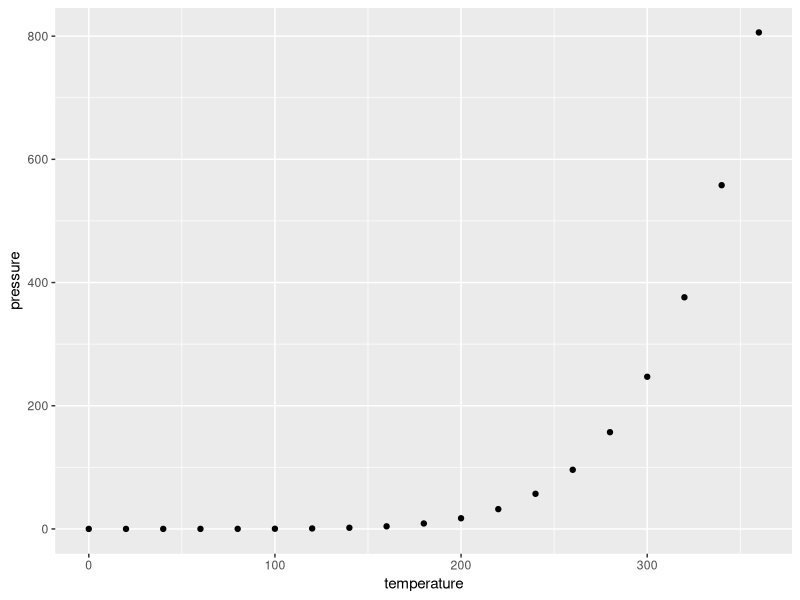
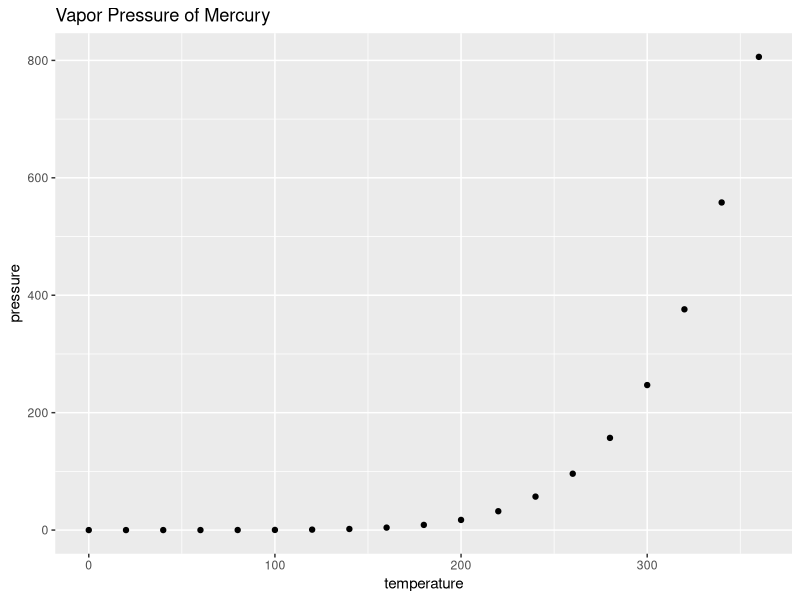
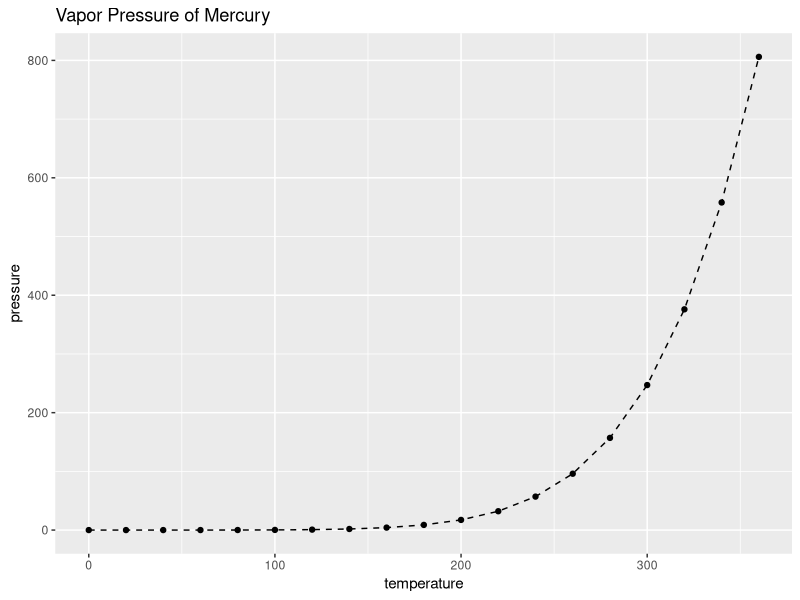
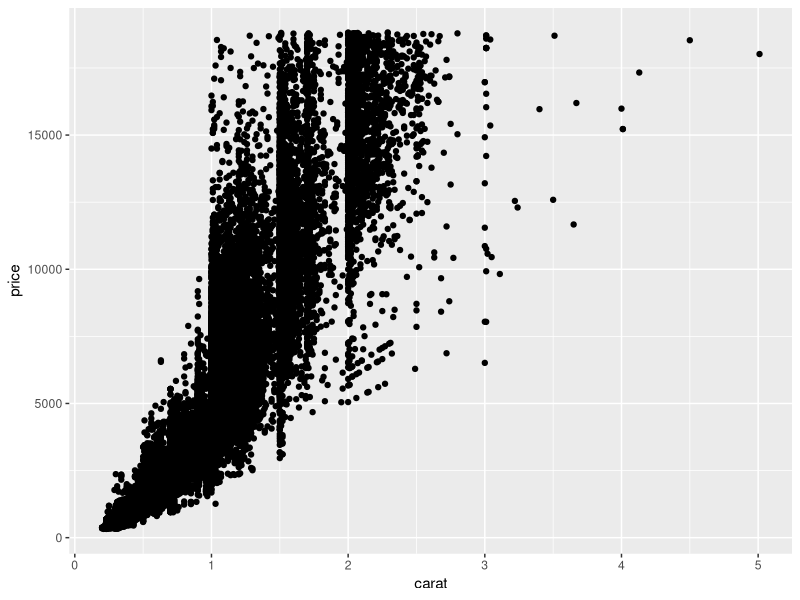
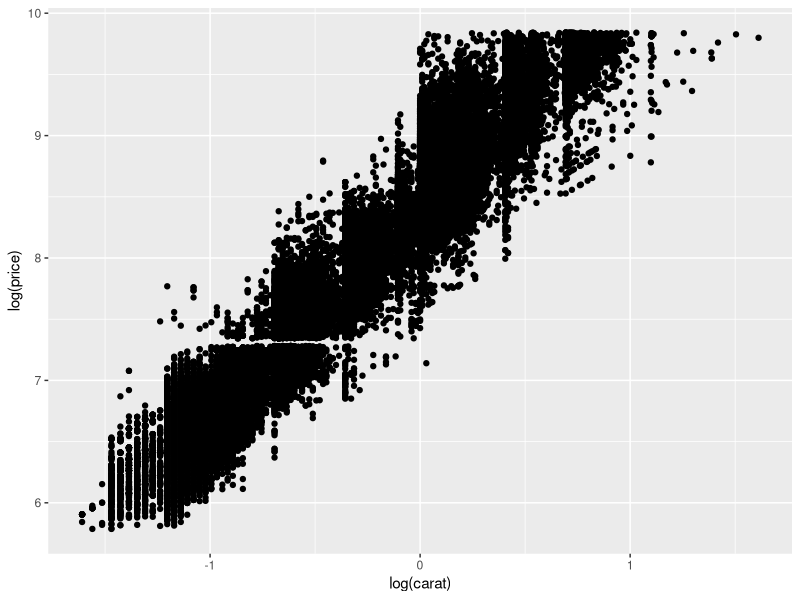
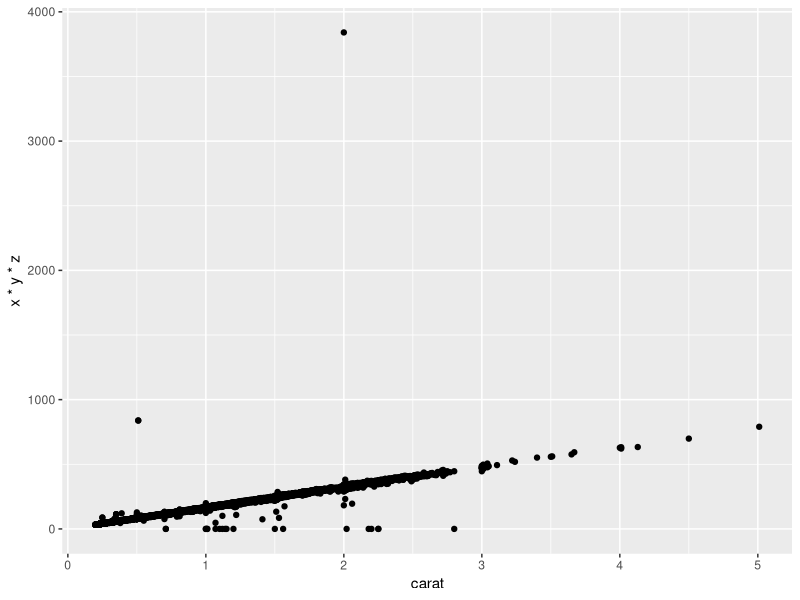
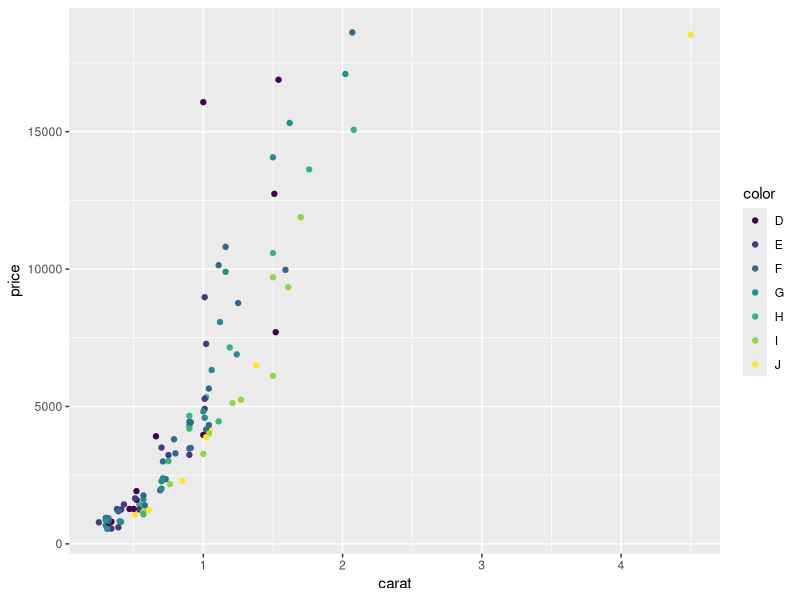
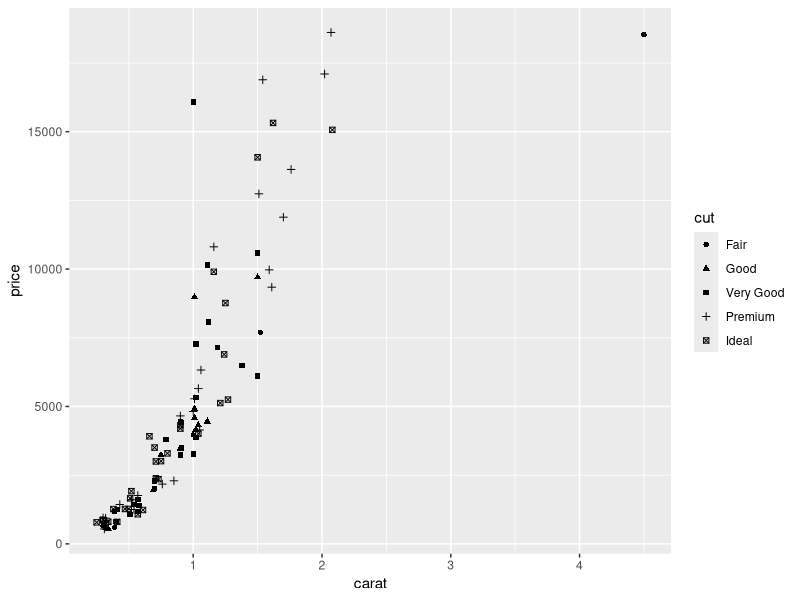

Write the R code that produced these figures, in order.
## ---- chunk 1
library(ggplot2)
qplot(temperature, pressure, data=pressure)
## ---- chunk 2
qplot(temperature, pressure, data=pressure, main="Vapor Pressure of Mercury")
## ---- chunk 3
qplot(temperature, pressure, data=pressure,
      main="Vapor Pressure of Mercury",
      geom=c("point", "line"), lty=I("dashed"))
## ---- chunk 4
library(ggplot2)
data(diamonds)
head(diamonds)
qplot(carat, price, data = diamonds) 
qplot(log(carat), log(price), data = diamonds)
qplot(carat, x * y * z, data = diamonds)
## ---- chunk 5
set.seed(1410)
dsmall <- diamonds[sample(nrow(diamonds), 100), ]
head(dsmall)
qplot(carat, price, data = dsmall, colour = color)
qplot(carat, price, data = dsmall, shape = cut)
## ---- chunk 6
qplot(carat, price, data = diamonds)
qplot(carat, price, data = diamonds, alpha = I(1/10))
qplot(carat, price, data = diamonds, alpha = I(1/100))
qplot(carat, price, data = diamonds, alpha = I(1/200))
## ---- chunk 7
qplot(carat, price, data = dsmall, geom = c("point", "smooth"))
qplot(carat, price, data = diamonds, geom = c("point", "smooth"))
## ---- chunk 8
qplot(carat, price, data = dsmall, geom = c("point", "smooth"), span = 0.2)
qplot(carat, price, data = dsmall, geom = c("point", "smooth"), span = 1)
## ---- chunk 9
library(mgcv)
qplot(carat, price, data = dsmall, geom = c("point", "smooth"),
      method = "gam", formula = y ~ s(x))
qplot(carat, price, data = dsmall, geom = c("point", "smooth"), 
      method = "gam", formula = y ~ s(x, bs = "cs"))
## ---- chunk 10
library(splines)
qplot(carat, price, data = dsmall, geom = c("point", "smooth"), method = "lm")
qplot(carat, price, data = dsmall, geom = c("point", "smooth"),
      method = "lm", formula = y ~ ns(x,5))
## ---- chunk 11
ggplot(pressure) +
  geom_point(aes(x=temperature, y=pressure))
## ---- chunk 12
mtcars2 <- mtcars
mtcars2$trans <- factor(ifelse(mtcars$am, "automatic", "manual"))
head(mtcars2)
